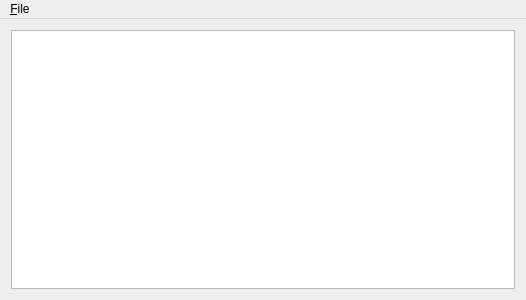
<?xml version="1.0" encoding="UTF-8"?>
<ui version="4.0">
 <class>MainWindow</class>
 <widget class="QMainWindow" name="MainWindow">
  <property name="geometry">
   <rect>
    <x>0</x>
    <y>0</y>
    <width>526</width>
    <height>300</height>
   </rect>
  </property>
  <property name="windowTitle">
   <string>ArtMOO by Alex May - www.bigfug.com</string>
  </property>
  <widget class="QWidget" name="centralWidget">
   <layout class="QVBoxLayout" name="verticalLayout_2">
    <item>
     <widget class="QPlainTextEdit" name="plainTextEdit">
      <property name="font">
       <font>
        <family>Courier New</family>
        <pointsize>11</pointsize>
       </font>
      </property>
      <property name="textInteractionFlags">
       <set>Qt::TextSelectableByMouse</set>
      </property>
      <property name="maximumBlockCount">
       <number>50</number>
      </property>
     </widget>
    </item>
   </layout>
  </widget>
  <widget class="QMenuBar" name="menuBar">
   <property name="geometry">
    <rect>
     <x>0</x>
     <y>0</y>
     <width>526</width>
     <height>22</height>
    </rect>
   </property>
   <widget class="QMenu" name="menu_File">
    <property name="title">
     <string>&amp;File</string>
    </property>
    <addaction name="actionAbout"/>
    <addaction name="actionExit"/>
   </widget>
   <addaction name="menu_File"/>
  </widget>
  <action name="actionAbout">
   <property name="text">
    <string>About...</string>
   </property>
  </action>
  <action name="actionExit">
   <property name="text">
    <string>Exit</string>
   </property>
  </action>
 </widget>
 <layoutdefault spacing="6" margin="11"/>
 <resources/>
 <connections/>
</ui>
